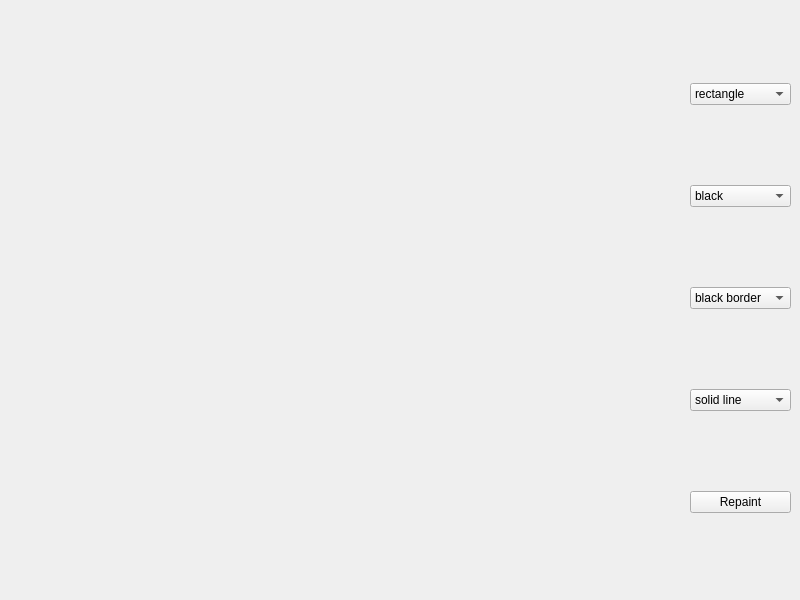
<?xml version="1.0" encoding="UTF-8"?>
<ui version="4.0">
 <class>MainWindow</class>
 <widget class="QMainWindow" name="MainWindow">
  <property name="geometry">
   <rect>
    <x>0</x>
    <y>0</y>
    <width>800</width>
    <height>600</height>
   </rect>
  </property>
  <property name="windowTitle">
   <string>MainWindow</string>
  </property>
  <widget class="QWidget" name="centralwidget">
   <layout class="QHBoxLayout" name="horizontalLayout">
    <item>
     <spacer name="spacer">
      <property name="orientation">
       <enum>Qt::Orientation::Horizontal</enum>
      </property>
      <property name="sizeHint" stdset="0">
       <size>
        <width>691</width>
        <height>20</height>
       </size>
      </property>
     </spacer>
    </item>
    <item>
     <layout class="QVBoxLayout" name="verticalLayout">
      <item>
       <widget class="QComboBox" name="shapeCombo">
        <item>
         <property name="text">
          <string>rectangle</string>
         </property>
        </item>
        <item>
         <property name="text">
          <string>line</string>
         </property>
        </item>
        <item>
         <property name="text">
          <string>triangle</string>
         </property>
        </item>
        <item>
         <property name="text">
          <string>polygon</string>
         </property>
        </item>
        <item>
         <property name="text">
          <string>ellipse</string>
         </property>
        </item>
        <item>
         <property name="text">
          <string>circle</string>
         </property>
        </item>
       </widget>
      </item>
      <item>
       <widget class="QComboBox" name="fillColorCombo">
        <item>
         <property name="text">
          <string>black</string>
         </property>
        </item>
        <item>
         <property name="text">
          <string>red</string>
         </property>
        </item>
        <item>
         <property name="text">
          <string>green</string>
         </property>
        </item>
        <item>
         <property name="text">
          <string>blue</string>
         </property>
        </item>
        <item>
         <property name="text">
          <string>texture</string>
         </property>
        </item>
       </widget>
      </item>
      <item>
       <widget class="QComboBox" name="borderColorCombo">
        <item>
         <property name="text">
          <string>black border</string>
         </property>
        </item>
        <item>
         <property name="text">
          <string>red border</string>
         </property>
        </item>
        <item>
         <property name="text">
          <string>green border</string>
         </property>
        </item>
        <item>
         <property name="text">
          <string>blue border</string>
         </property>
        </item>
       </widget>
      </item>
      <item>
       <widget class="QComboBox" name="borderStyleCombo">
        <item>
         <property name="text">
          <string>solid line</string>
         </property>
        </item>
        <item>
         <property name="text">
          <string>dash line</string>
         </property>
        </item>
        <item>
         <property name="text">
          <string>dot line</string>
         </property>
        </item>
        <item>
         <property name="text">
          <string>no border</string>
         </property>
        </item>
       </widget>
      </item>
      <item>
       <widget class="QPushButton" name="pushButton">
        <property name="text">
         <string>Repaint</string>
        </property>
       </widget>
      </item>
     </layout>
    </item>
   </layout>
  </widget>
 </widget>
 <resources/>
 <connections/>
</ui>
